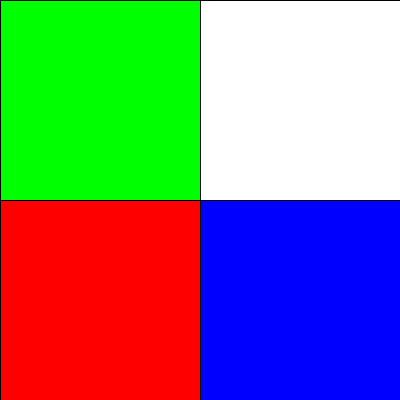
Frame 1 (no input)
Frame 60 (the mouse pressed at the canvas centre just before this capture): identical to frame 1, image omitted
Frame 120 (the mouse held since frame 60 and released just before this capture): identical to frame 1, image omitted

The Processing sketch that drew this single still picture (run headless with seeded random() and noise(); from frame 60 on, the mouse is pressed at the canvas centre):

// Processing sketch: sketch_170901a
// ── sketch_170901a.pde
void setup() {
  size(400,400);
  background(100, 255, 150); 
}

void draw() {
fill(0, 255, 0);
rect(0, 0, 200, 200);

fill(255, 0, 0);
rect(0, 200, 200, 400);

fill(255, 255, 255);
rect(200, 0, 400, 200);

fill(0, 0, 255);
rect(200, 200, 400, 400);
}
